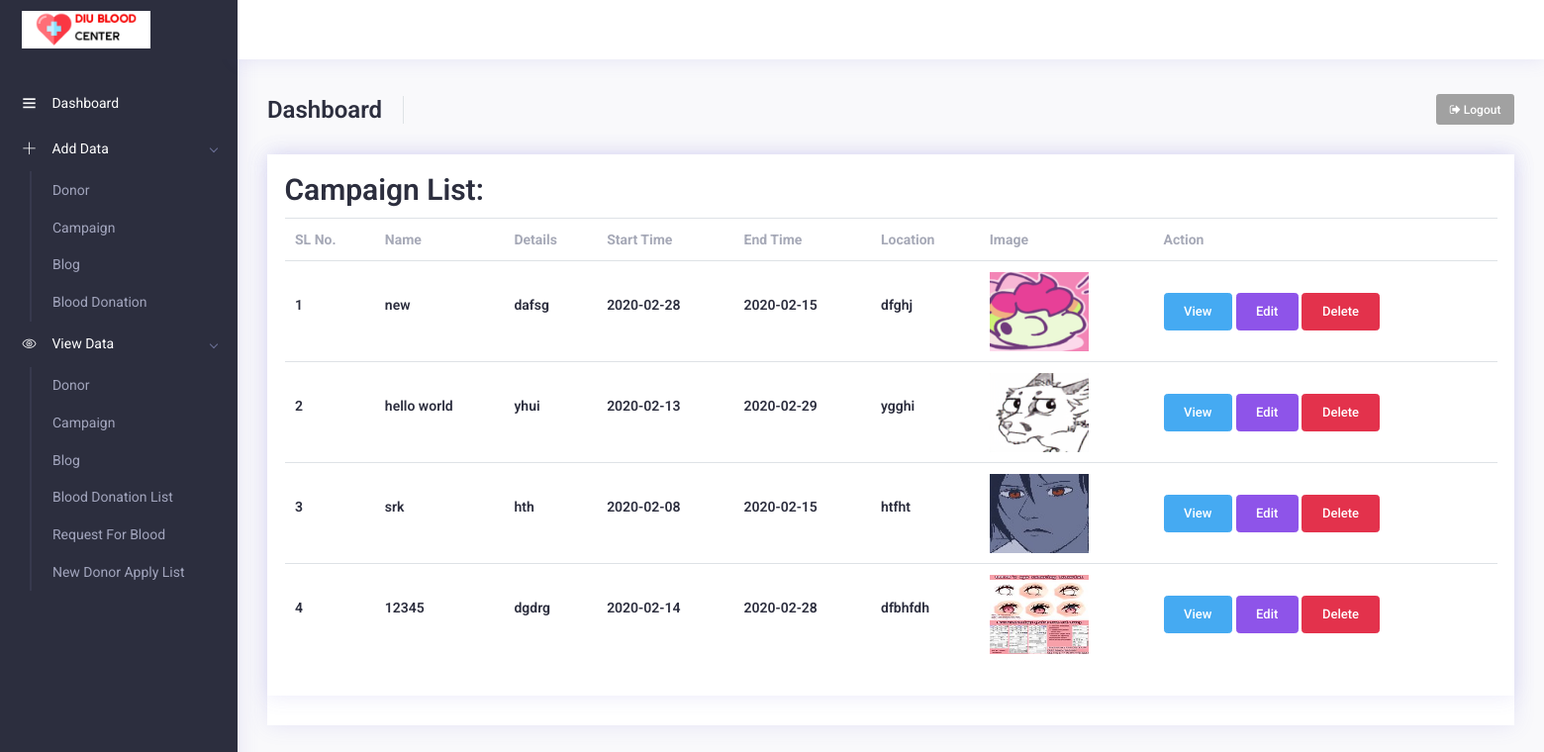
Before: /admin/campaign/index.php (signed in) with the older database file.
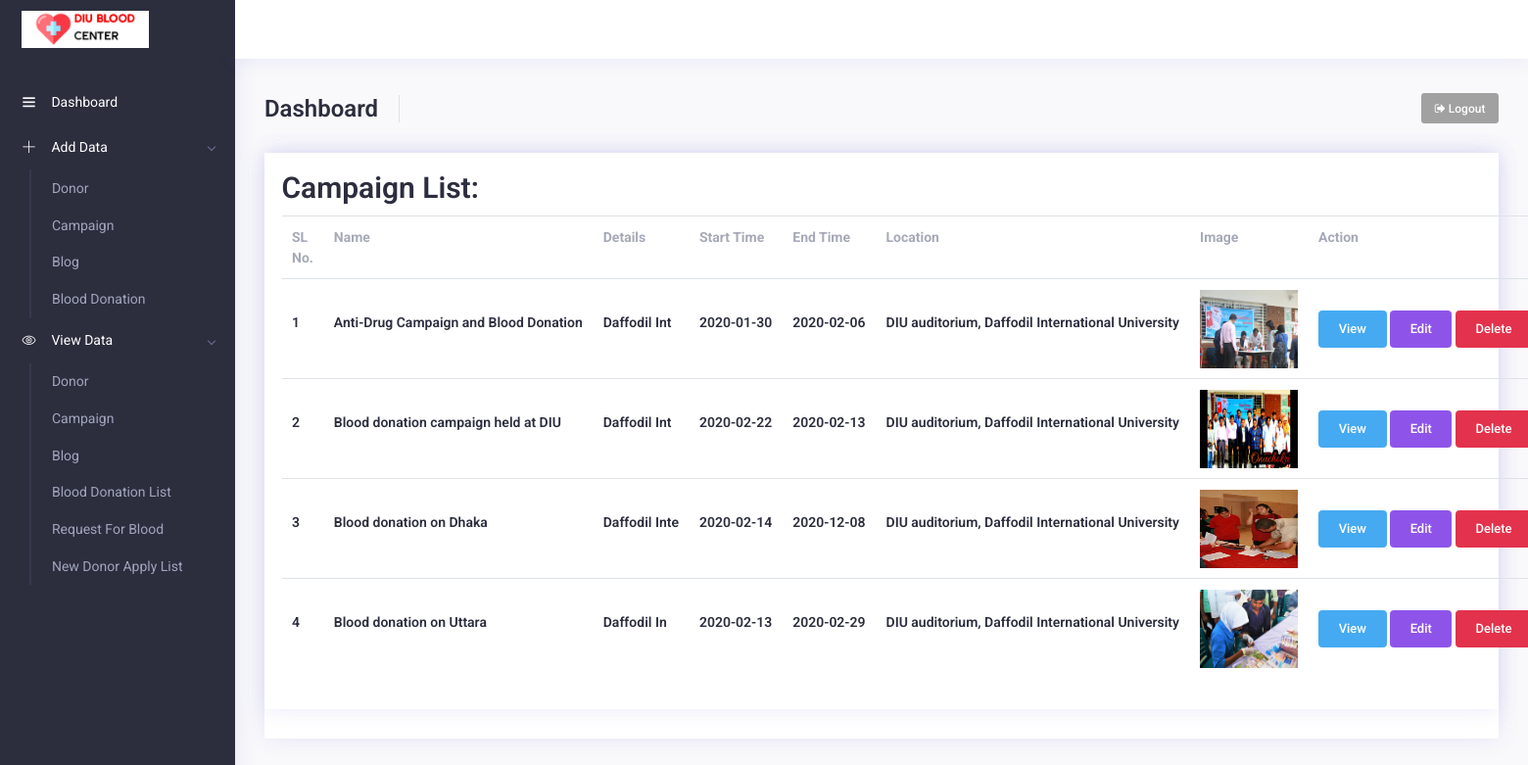
After: the same page with the newer database file.
### tables this page shows
CREATE TABLE `campaign` (
  `id` int(11) NOT NULL,
  `name` varchar(100) NOT NULL,
  `details` text NOT NULL,
  `start_time` date NOT NULL,
  `end_time` date NOT NULL,
  `location` varchar(100) NOT NULL,
  `image` varchar(333) NOT NULL
);

### admin/campaign/index.php (the view, shortened to what this page needs)
<?php include('../include/header.php'); ?>
<?php
$con = connect_db();
$sql = "SELECT * FROM `campaign`";
$result = mysqli_query($con, $sql);
?>
<div class="row">
    <div class="col-md-12">
        <div class="card card-statistics">
            <div class="card">
                <div class="card-body">
                    <h2>Campaign List:</h2>
                    <table class="table">
                        <tr>
                            <th>SL No.</th>
                            <th>Name</th>
                            <th>Details</th>
                            <th>Start Time</th>
                            <th>End Time </th>
                            <th>Location</th>
                            <th>Image</th>
                            <th>Action</th>
                        </tr>
                        <?php $sl = 1 ?>
                        <?php while ($row = mysqli_fetch_assoc($result)) {; ?>
                            <tr>
                                <td><h5><?php echo $sl; ?></h5></td>
                                <td><h5><?php echo $row['name']; ?></h5></td>
                                <td><h5><?php $x= $row['details']; echo substr("$x",0,14) ?></h5></td>
                                <td><h5><?php echo $row['start_time']; ?></h5></td>
                                <td><h5><?php echo $row['end_time']; ?></h5></td>
                                <td><h5><?php echo $row['location']; ?></h5></td>
                                <td><img src="<?php echo "../";
                                echo $row['image']; ?>" alt="" width="100px" height="80px"></td>
                                <td>
                                    <a href="/campaign_single.php?id=<?php echo $row['id']; ?>" class="btn btn-info">View</a>
                                    <a href="edit.php?id=<?php echo $row['id']; ?>" class="btn btn-primary">Edit</a>
                                    <a href="delete.php?id=<?php echo $row['id']; ?>" class="btn btn-danger" onclick="return confirm('Are you sure want to delete this Data?');">Delete</a>
                                </td>
                            </tr>
                        <?php $sl++;
                        } ?>
                    </table>
                </div>
            </div>
        </div>
        <?php include('../include/footer.php'); ?>

Changed rows visible on the page:
removed campaign: name "new", details "dafsg", start_time "2020-02-28", end_time "2020-02-15", location "dfghj", image (picture)
removed campaign: name "hello world", details "yhui", start_time "2020-02-13", end_time "2020-02-29", location "ygghi", image (picture)
removed campaign: name "srk", details "hth", start_time "2020-02-08", end_time "2020-02-15", location "htfht", image (picture)
removed campaign: name "12345", details "dgdrg", start_time "2020-02-14", end_time "2020-02-28", location "dfbhfdh", image (picture)
added campaign: name "Anti-Drug Campaign and Blood Donation", details "Daffodil Int", start_time "2020-01-30", end_time "2020-02-06", location "DIU auditorium, Daffodil International University", image (picture)
added campaign: name "Blood donation campaign held at DIU", details "Daffodil Int", start_time "2020-02-22", end_time "2020-02-13", location "DIU auditorium, Daffodil International University", image (picture)
added campaign: name "Blood donation on Dhaka", details "Daffodil Inte", start_time "2020-02-14", end_time "2020-12-08", location "DIU auditorium, Daffodil International University", image (picture)
added campaign: name "Blood donation on Uttara", details "Daffodil In", start_time "2020-02-13", end_time "2020-02-29", location "DIU auditorium, Daffodil International University", image (picture)
